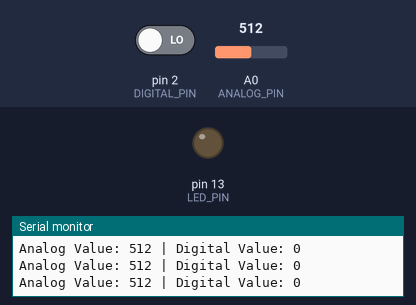
Simulated run of this sketch. Board: Arduino Uno, built with avr-gcc and run on an emulated ATmega328P. Shown: output pins drawn as LEDs (lit = HIGH), the last lines printed to the serial monitor. The test bench sets the inputs (shaded band); at power-on: A0 (ANALOG_PIN) = 512, pin 2 (DIGITAL_PIN) LOW.

Above: at 1.2 s.
1.3 s: A0 (ANALOG_PIN) set to 583
2.8 s: A0 (ANALOG_PIN) set to 609
At 3.9 s:
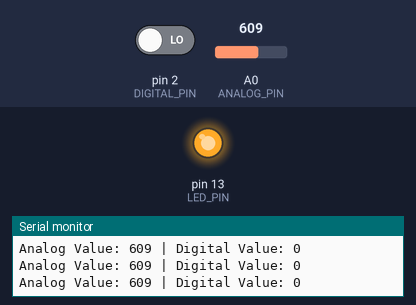
4.3 s: A0 (ANALOG_PIN) set to 590
At 5.3 s:
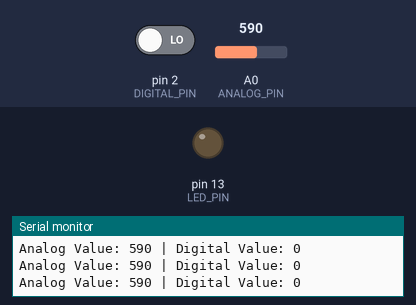
5.8 s: A0 (ANALOG_PIN) set to 610
At 6.8 s:
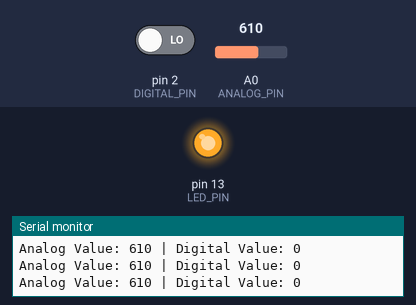
Timing chart, 0 to 8.3 s (numbered marks = the images above; inputs shaded):
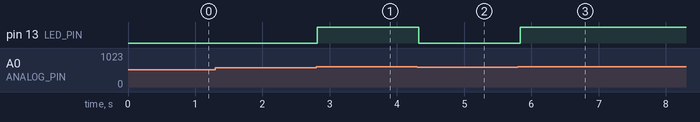

Measured:
- the behaviour switches between 600 and 601 on A0 (ANALOG_PIN) (found by bisection; images 0 and 1)
- after the input at 2.8 s, pin 13 (LED_PIN): LOW → HIGH at once
- after the input at 4.3 s, pin 13 (LED_PIN): HIGH → LOW at once
- after the input at 5.8 s, pin 13 (LED_PIN): LOW → HIGH at once

The sketch:

sketch_feb10a.ino
```cpp
#define ANALOG_PIN A0  // KY-037 Analog output connected to A0
#define DIGITAL_PIN 2  // KY-037 Digital output connected to D2
#define LED_PIN 13     // LED connected to D13 (optional)

int soundThreshold = 600;  // Adjust this based on noise level

void setup() {
    pinMode(DIGITAL_PIN, INPUT);
    pinMode(LED_PIN, OUTPUT);
    Serial.begin(9600);
}

void loop() {
    int analogValue = analogRead(ANALOG_PIN); // Read analog sound level
    int digitalValue = digitalRead(DIGITAL_PIN); // Read digital output (0 or 1)

    Serial.print("Analog Value: ");
    Serial.print(analogValue);
    Serial.print(" | Digital Value: ");
    Serial.println(digitalValue);

    if (analogValue > soundThreshold || digitalValue == HIGH) {
        digitalWrite(LED_PIN, HIGH); // Turn on LED when sound is detected
    } else {
        digitalWrite(LED_PIN, LOW);  // Turn off LED
    }

    delay(100); // Small delay to stabilize readings
}
```
